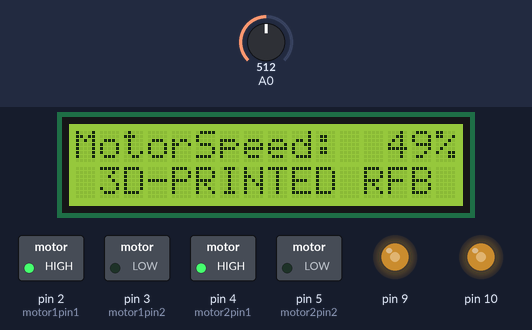
A sketch run on a simulated Arduino Uno, built with avr-gcc and run on an emulated ATmega328P. Parts: 16×2 character LCD, switched loads named in the sketch (green lamp = pin HIGH), output pins drawn as LEDs (lit = HIGH). The test bench sets the inputs (shaded band); at power-on: A0 = 512. What the sketch prints to the serial monitor is not drawn.

Above: at 1.2 s.
1.3 s: A0 set to 0
At 1.8 s:
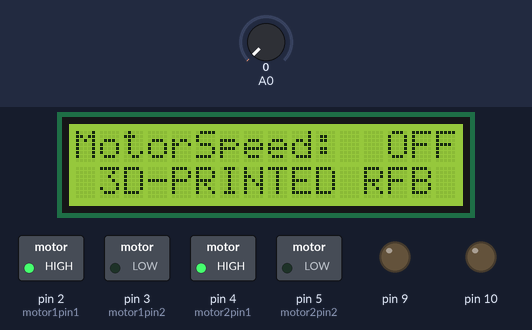
2.8 s: A0 set to 12
4.3 s: A0 set to 15
At 5.4 s:
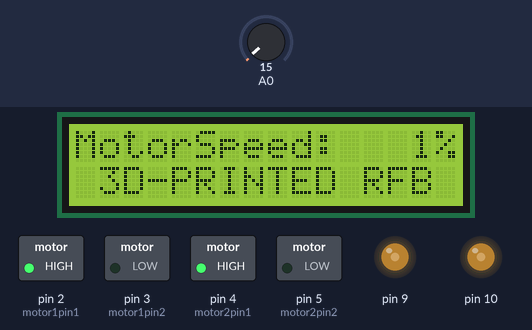
5.8 s: A0 set to 511
At 6.4 s:
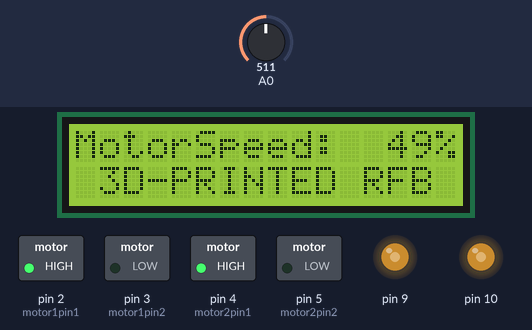
7.4 s: A0 set to 1004
At 8.0 s:
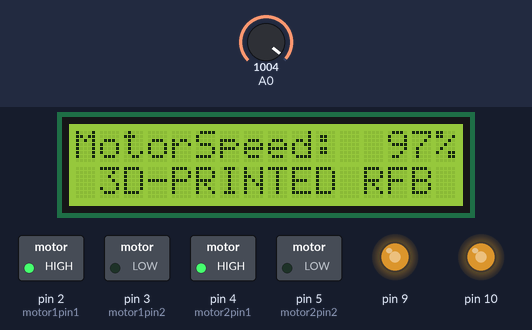
8.9 s: A0 set to 1023
At 9.7 s:
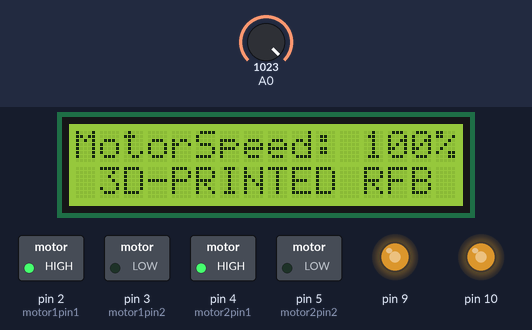
Timing chart, 0 to 11.5 s (numbered marks = the images above; inputs shaded):
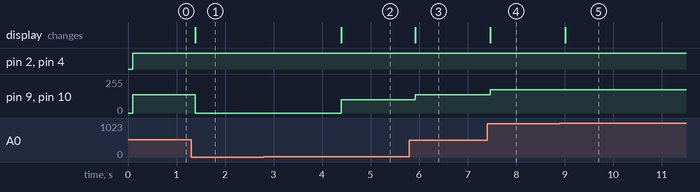

The sketch:

GW_3DP_RFB_Code.ino
```cpp
#include <LiquidCrystal_I2C.h>
#include <Wire.h>

LiquidCrystal_I2C lcd(0x27, 16, 2);

int motor1pin1 = 2;
int motor1pin2 = 3;

int motor2pin1 = 4;
int motor2pin2 = 5;

int motorSpeed = 0;

void setup() {
  lcd.init();
  lcd.backlight();

  pinMode(motor1pin1, OUTPUT);
  pinMode(motor1pin2, OUTPUT);
  pinMode(motor2pin1, OUTPUT);
  pinMode(motor2pin2, OUTPUT);

  pinMode(9, OUTPUT);
  pinMode(10, OUTPUT);

  Serial.begin(9600);
}

void loop() {

  float potValInt = analogRead(A0);
  float potValFloat = (potValInt/1023);

  Serial.println(potValInt);
  Serial.println("");
  Serial.println(potValFloat);

  motorSpeed = (int) (100 + 75*potValFloat);
  int motorSpeedInt = (int) (motorSpeed-100.00)/0.75;
  String motorSpeedStr = String(motorSpeedInt)+'%';

  if(motorSpeedInt == 0)
  {
    motorSpeedStr = "OFF";
    motorSpeed = 0;
  }

  int motorSpeedLen = motorSpeedStr.length();

  lcd.setCursor(0,0);
  lcd.print("MotorSpeed:     ");
  lcd.setCursor(16-motorSpeedLen,0);
  lcd.print(motorSpeedStr);
  lcd.setCursor(0,1);
  lcd.print(" 3D-PRINTED RFB ");

  digitalWrite(motor1pin1, HIGH);
  digitalWrite(motor1pin2, LOW);

  digitalWrite(motor2pin1, HIGH);
  digitalWrite(motor2pin2, LOW);

  analogWrite(9, motorSpeed);
  analogWrite(10, motorSpeed);

  delay(50);

}
```

Measured:
- the behaviour switches between 13 and 14 on A0 (found by bisection; images 1 and 2)
- after the input at 1.3 s, pin 9, pin 10: 137/255 → 0/255 after 0.09 s; the display: changes after 0.09 s (image 1)
- after the input at 2.8 s, every drawn part: stays the same
- after the input at 4.3 s, pin 9, pin 10: 0/255 → 101/255 after 0.09 s; the display: changes after 0.09 s (image 2)
- after the input at 5.8 s, pin 9, pin 10: 101/255 → 137/255 after 0.12 s; the display: changes after 0.12 s (image 3)
- after the input at 7.4 s, pin 9: 137/255 → 173/255 after 0.06 s; pin 10: 137/255 → 173/255 after 0.07 s; the display: changes after 0.07 s (image 4)
- after the input at 8.9 s, pin 9, pin 10: 173/255 → 175/255 after 0.11 s; the display: changes after 0.11 s (image 5)
